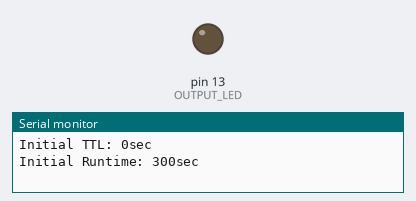
The sketch below on a simulated Arduino Uno, built with avr-gcc and run on an emulated ATmega328P. Parts: output pins drawn as LEDs (lit = HIGH), the last lines printed to the serial monitor.

Above: at 0.1 s.
At 2.6 s:
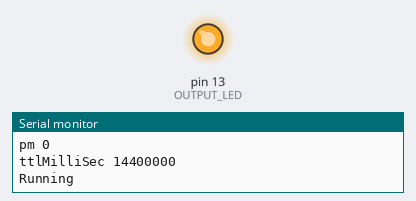
Timing chart, 0 to 4.1 s (numbered marks = the images above):
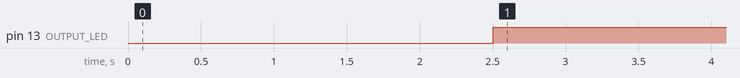

The sketch:

WaterPump.ino
```cpp
#include <EEPROM.h>

unsigned long SECONDS_PER_DAY = 86400UL;

unsigned long MS_PER_HOUR = 3600000UL;
unsigned long MS_PER_MINUTE = 60000UL;
unsigned long MS_PER_SECOND = 1000UL;

// Run four times per day
int numRuntimesPerDay = 6;

const unsigned long DEFAULT_TTL = (unsigned long)(SECONDS_PER_DAY / numRuntimesPerDay) * MS_PER_SECOND;
const unsigned long INITIAL_TTL = 0;
unsigned long ttlMilliSec = INITIAL_TTL;

// Specify in seconds
//unsigned long ttlMilliSec = 60 * MS_PER_SECOND;

// Specify in minutes
//unsigned long ttlMilliSec = 1 * MS_PER_MINUTE;

// Specify in hours
//unsigned long ttlMilliSec = 1 * MS_PER_HOUR;

int OUTPUT_LED = 13;

// Active Time
const unsigned long INITIAL_RUNTIME_MS = 300000;  // 5 minutes
//const unsigned long INITIAL_RUNTIME_MS = 10000;  // 10 seconds
const unsigned long DEFAULT_RUNTIME_MS = 720000;  // 12 minutes

volatile unsigned long activeRuntimeMillis = INITIAL_RUNTIME_MS;

unsigned long previousMillis = 0;

void setup() {
  //lcd.begin(16,2);
  pinMode(OUTPUT_LED, OUTPUT);
  digitalWrite(OUTPUT_LED, LOW);

  Serial.begin(115200);

  Serial.println("Initial TTL: " + String(ttlMilliSec / MS_PER_SECOND) + "sec");
  Serial.println("Initial Runtime: " + String(activeRuntimeMillis / MS_PER_SECOND) + "sec");

  while ((millis() - previousMillis) < 2500UL) {
    // sleep for 2.5 seconds before we begin
  }
  Serial.println("Done with setup");
}

void loop() {
  // Every five seconds
  unsigned long currentMillis = millis();

  if ((unsigned long)(currentMillis - previousMillis) >= ttlMilliSec) {
    ttlMilliSec = DEFAULT_TTL;

    Serial.println("Current TTL: " + String(ttlMilliSec / MS_PER_SECOND) + "sec");
    Serial.println("Current Runtime: " + String(activeRuntimeMillis / MS_PER_SECOND) + "sec");
    Serial.println("cm " + String(currentMillis));

    Serial.println("pm " + String(previousMillis));

    Serial.println("ttlMilliSec " + String(ttlMilliSec));

    // We go HIGH.. which means we're running...
    digitalWrite(OUTPUT_LED, HIGH);

    unsigned long currRun = 0;
    Serial.println("Running");
    while (currRun <= activeRuntimeMillis) {
      // stay running.
      delay(10000);
      currRun += 10000;
      Serial.println("Stay running " + String((activeRuntimeMillis - currRun) / MS_PER_SECOND) + "sec");
    }
    activeRuntimeMillis = DEFAULT_RUNTIME_MS;
    currRun = 0;
    previousMillis = currentMillis;

    Serial.println("Done with Runtime");
    delay(10);
    digitalWrite(OUTPUT_LED, LOW);

    Serial.println("Stop");
    delay(10);

    //Serial.println("Resetting");
    delay(1000);
  }
  //Serial.println("Stopped");
}
```

Measured:
- by itself, pin 13 (OUTPUT_LED): LOW → HIGH at 2.5 s
